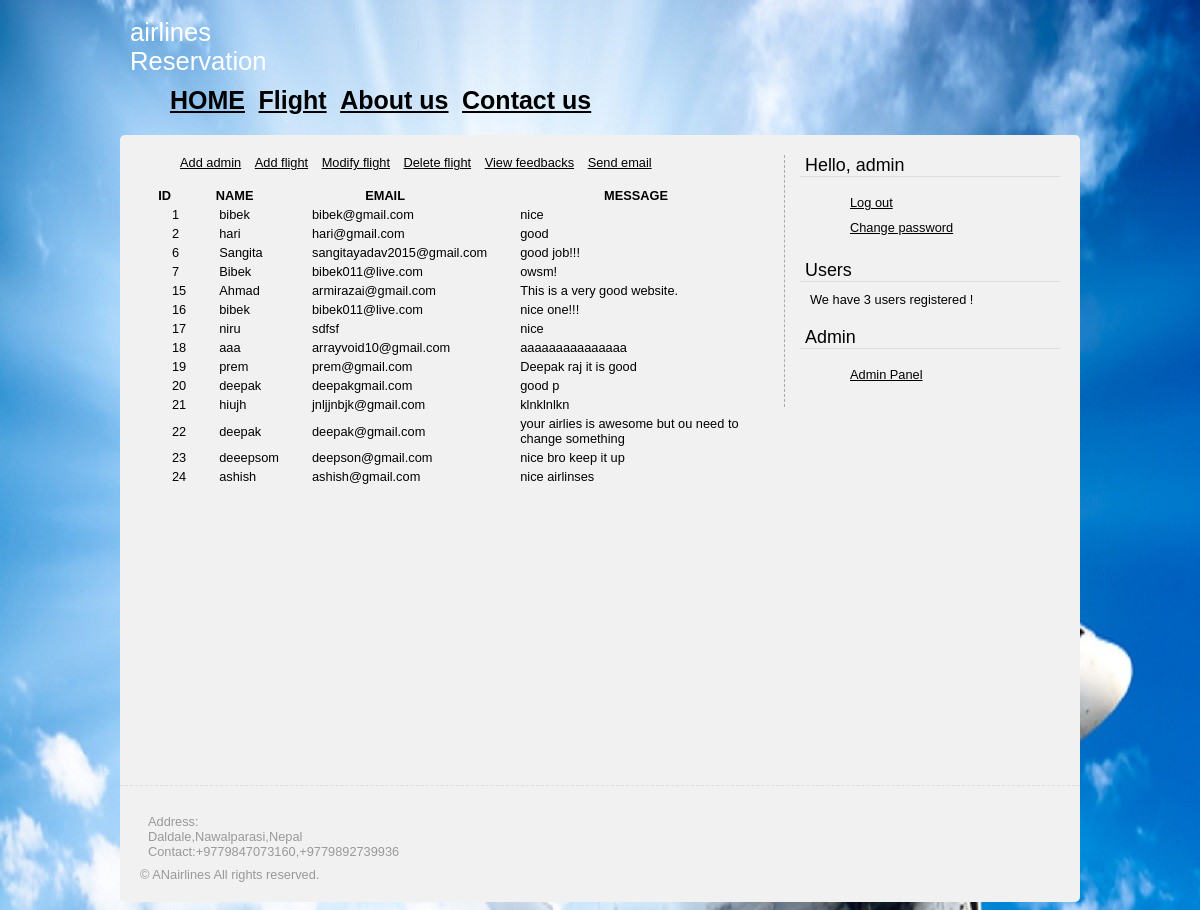
The app's page /view_feedbacks.php (signed in) with its own data.
### tables this page shows
CREATE TABLE IF NOT EXISTS `users` (
  `user_id` int(11) NOT NULL,
  `username` varchar(32) NOT NULL,
  `password` varchar(32) NOT NULL,
  `first_name` varchar(32) NOT NULL,
  `last_name` varchar(32) NOT NULL,
  `email` varchar(1024) NOT NULL,
  `email_code` varchar(32) NOT NULL,
  `active` int(11) NOT NULL DEFAULT '0',
  `type` int(1) NOT NULL DEFAULT '0'
);

CREATE TABLE IF NOT EXISTS `feedback` (
  `id` int(11) NOT NULL,
  `name` varchar(32) NOT NULL,
  `email` varchar(32) NOT NULL,
  `message` text NOT NULL
);

### core/init.php (called while the page is built, shortened)
<?php
require 'functions/users.php';
if (logged_in() === true) {
	$session_user_id = $_SESSION['user_id'];
	$user_data = user_data($session_user_id, 'user_id', 'username', 'password', 'first_name', 'last_name', 'email', 'type');
}
?>

### core/functions/users.php (called while the page is built, shortened)
<?php
function user_data($user_id) {
	$user_id = (int)$user_id;
	$func_num_args = func_num_args();
	$func_get_args = func_get_args();
	if ($func_num_args > 1) {
		unset($func_get_args[0]);
		$fields = '`' . implode('`, `', $func_get_args) . '`';
		$data = mysql_fetch_assoc(mysql_query("SELECT $fields FROM `users` WHERE `user_id` = $user_id"));
		return $data;
	}
}
?>

### view_feedbacks.php (the view, shortened to what this page needs)
<?php
include 'core/init.php';
include 'includes/overall/header.php';
?>
<nav>
            <ul>
                <li><a href="admin.php">Add admin</a></li>
                <li><a href="addflights.php">Add flight</a></li>
                <li><a href="modify.php">Modify flight</a></li>
                <li><a href="delete_flight.php">Delete flight</a></li>
				<li><a href="view_feedbacks.php">View feedbacks</a></li>
				<li><?php echo '<a href="https://mail.google.com/mail/?view=cm&fs=1&to= ' . $user_data['email'] . '&su=SUBJECT&body=BODY">'; ?>Send email</a></li>
            </ul>
</nav>
		<br>
		<br>
<?php
$sql="select * from `feedback`";
$result=mysql_query($sql) or die("oops feedback");
if($result){
	echo"<table>";
	echo"<tr>";
	echo"<th>";
	echo"ID";
	echo"</th>";
	echo"<th>";
	echo"NAME";
	echo"</th>";
	echo"<th>";
	echo"EMAIL";
	echo"</th>";
	echo"<th>";
	echo"MESSAGE";
	echo"</th>";
	echo"</tr>";
	while($rows=mysql_fetch_array($result)){
		echo"<tr>";
		echo"<td>";
		echo $rows['id'];
		echo"</td>";
		echo"<td>";
		echo $rows['name'];
		echo"</td>";
		echo"<td>";
		echo $rows['email'];
		echo"</td>";
		echo"<td>";
		echo $rows['message'];
		echo"</td>";
		echo"</tr>";
	}
}
echo"</table>";
 ?>
<?php
include 'includes/overall/footer.php'; ?>

### includes/widgets/loggedin.php
<div class="widget">
              <h2>Hello, <?php echo $user_data['first_name']; ?></h2>
              <div class="inner">
		<ul>
		<li>
		<a href="logout.php">Log out</a>
		</li>
		<li>
		<a href="changepassword.php">Change password</a>
		</li>
		</ul>
              </div>
          </div>

### css/screen.css (style rules this page uses)
h1, h2 { padding:0; margin:0 0 20px 0; font-weight:normal; }
a:link, a:visited { text-decoration:underline; color:#000; }
ul li { padding:5px 0; list-style-type:none; }
h2 { font-size:1.4em; }
body { background-image: url("airplane12345.jpg"); font-family:Arial; font-size:0.8em; }
.widget { margin-bottom:20px; }
.widget h2 { margin:0 0 10px 0; padding:0 5px; font-weight:normal; border-bottom:1px solid #ddd; }
.widget .inner { margin:0 10px; }
nav { float:left; }
nav ul { margin:0; }
nav ul li { display:inline; margin-right:10px; //font-size:25px; }

### view_feedbacks.php (style rules this page uses)
td { padding-left:30px; }

### records on screen
users: first_name "admin"
feedback: id "1", name "bibek", email "bibek@gmail.com", message "nice"
feedback: id "2", name "hari", email "hari@gmail.com", message "good"
feedback: id "6", name "Sangita", email "sangitayadav2015@gmail.com", message "good job!!!"
feedback: id "7", name "Bibek", email "bibek011@live.com", message "owsm!"
feedback: id "15", name "Ahmad", email "armirazai@gmail.com", message "This is a very good website."
feedback: id "16", name "bibek", email "bibek011@live.com", message "nice one!!!"
feedback: id "17", name "niru", email "sdfsf", message "nice"
feedback: id "18", name "aaa", email "arrayvoid10@gmail.com", message "aaaaaaaaaaaaaaa"
feedback: id "19", name "prem", email "prem@gmail.com", message "Deepak raj it is good"
feedback: id "20", name "deepak", email "deepakgmail.com", message "good p"
feedback: id "21", name "hiujh", email "jnljjnbjk@gmail.com", message "klnklnlkn"
feedback: id "22", name "deepak", email "deepak@gmail.com", message "your airlies is awesome but ou need to change something"
feedback: id "23", name "deeepsom", email "deepson@gmail.com", message "nice bro keep it up"
feedback: id "24", name "ashish", email "ashish@gmail.com", message "nice airlinses"

### other values on screen
user_count() "3"
$suffix "s"
